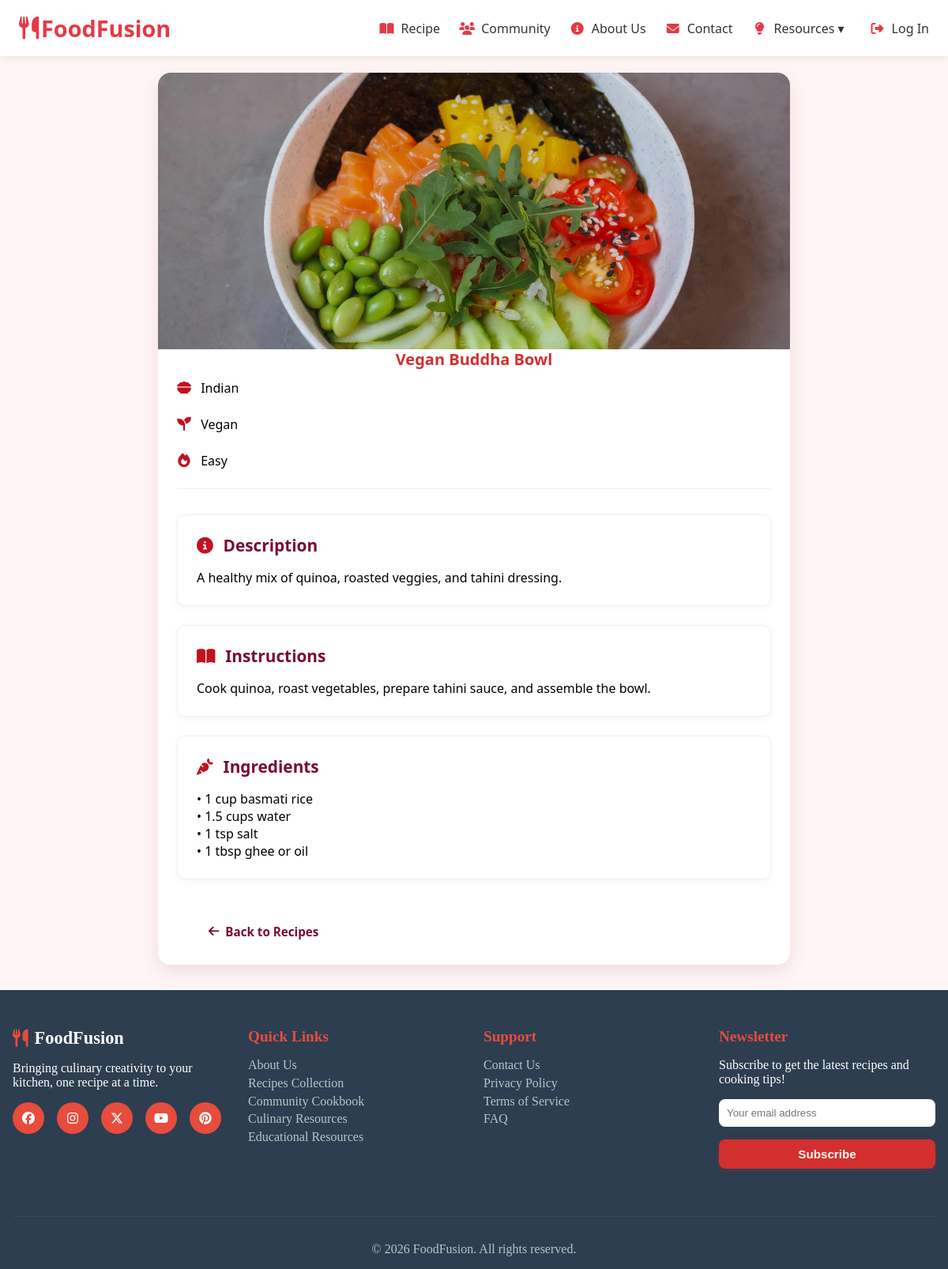
Page /view_recipe.php?recipe_id=2 on the committed database.
### tables this page shows
CREATE TABLE `recipes` (
  `recipe_id` int(11) NOT NULL,
  `title` varchar(100) NOT NULL,
  `description` text NOT NULL,
  `ingredients` text DEFAULT NULL,
  `instructions` text DEFAULT NULL,
  `difficulty_id` int(11) DEFAULT NULL,
  `cuisine_id` int(11) DEFAULT NULL,
  `dietary_id` int(11) DEFAULT NULL,
  `is_featured` tinyint(1) DEFAULT 0,
  `is_trend` tinyint(1) DEFAULT 0,
  `image_url` varchar(255) DEFAULT NULL,
  `created_at` timestamp NOT NULL DEFAULT current_timestamp() ON UPDATE current_timestamp()
);

CREATE TABLE `cuisines` (
  `cuisine_id` int(11) NOT NULL,
  `name` varchar(100) NOT NULL
);

CREATE TABLE `dietary_preferences` (
  `dietary_id` int(11) NOT NULL,
  `preference` varchar(50) NOT NULL
);

CREATE TABLE `difficulties` (
  `difficulty_id` int(11) NOT NULL,
  `label` varchar(20) NOT NULL
);

### view_recipe.php (the view, shortened to what this page needs)
<?php
include './include/db_config.php';
$recipe_id = $_GET['recipe_id'] ?? null;
$stmt = $conn->prepare("
  SELECT r.*,
         c.name AS cuisine_name,
         d.preference AS dietary_name,
         l.label AS difficulty_label
  FROM recipes r
  LEFT JOIN cuisines c ON r.cuisine_id = c.cuisine_id
  LEFT JOIN dietary_preferences d ON r.dietary_id = d.dietary_id
  LEFT JOIN difficulties l ON r.difficulty_id = l.difficulty_id
  WHERE r.recipe_id = :id
");
$stmt->execute([':id' => $recipe_id]);
$recipe = $stmt->fetch(PDO::FETCH_ASSOC);
include './include/header.php';
?>
<section class="view-recipe">
  <div class="recipe-wrapper">
    <div class="recipe-image-container">
      <img src="<?= htmlspecialchars($recipe['image_url']) ?>" alt="<?= htmlspecialchars($recipe['title']) ?>" class="recipe-img">
    </div>
    <div class="recipe-content">
      <h1 class="recipe-title"><?= htmlspecialchars($recipe['title']) ?></h1>
      <div class="recipe-meta">
        <span><i class="fas fa-bowl-food"></i> <?= htmlspecialchars($recipe['cuisine_name']) ?></span>
        <span><i class="fas fa-seedling"></i> <?= htmlspecialchars($recipe['dietary_name']) ?></span>
        <span><i class="fas fa-fire"></i> <?= htmlspecialchars($recipe['difficulty_label']) ?></span>
      </div>
      <div class="recipe-section">
        <h2><i class="fas fa-info-circle"></i> Description</h2>
        <p><?= nl2br(htmlspecialchars($recipe['description'])) ?></p>
      </div>
      <div class="recipe-section">
        <h2><i class="fas fa-book-open"></i> Instructions</h2>
        <p><?= nl2br(htmlspecialchars($recipe['instructions'])) ?></p>
      </div>
      <?php if (!empty($recipe['ingredients'])): ?>
        <div class="recipe-section">
          <h2><i class="fas fa-carrot"></i> Ingredients</h2>
          <p><?= nl2br(htmlspecialchars($recipe['ingredients'])) ?></p>
        </div>
      <?php endif; ?>
      <a href="recipe_collection.php" class="back-btn"><i class="fas fa-arrow-left"></i> Back to Recipes</a>
    </div>
  </div>
</section>
<?php include './include/footer.php'; ?>

### css/style.css (style rules this page uses)
* { margin: 0; padding: 0; box-sizing: border-box; }
body { padding-top: 60px; }
html { scroll-behavior: smooth; }
.recipe-image-container { height: 180px; overflow: hidden; }
.recipe-meta { display: flex; flex-direction: column; gap: 0.5rem; margin-bottom: 1rem; }
.recipe-meta i { color: #c1121f; width: 18px; text-align: center; }
.view-recipe { display: flex; justify-content: center; padding: 2rem 1.5rem; background-color: #fff5f5; font-family: 'Segoe UI', Tahoma, Geneva, Verdana, sans-serif; min-height: 100vh; }
.recipe-wrapper { background: #ffffff; max-width: 800px; width: 100%; border-radius: 16px; overflow: hidden; box-shadow: 0 8px 24px rgba(122, 12, 46, 0.1); }
.back-btn { display: inline-flex; align-items: center; font-size: 0.95rem; color: #7a0c2e; text-decoration: none; margin: 1.5rem; font-weight: 600; transition: all 0.3s ease; padding: 0.5rem 1rem; border-radius: 6px; }
.back-btn i { margin-right: 8px; transition: transform 0.3s ease; }
.recipe-image-container { width: 100%; height: 350px; overflow: hidden; position: relative; }
.recipe-img { width: 100%; height: 100%; object-fit: cover; transition: transform 0.5s ease; }
.recipe-title { font-size: 2rem; color: #2b2d42; margin-bottom: 1rem; text-align: center; font-weight: 700; line-height: 1.3; }
.recipe-meta { display: flex; justify-content: center; gap: 1.5rem; flex-wrap: wrap; margin-bottom: 2rem; padding-bottom: 1.5rem; border-bottom: 1px solid #f0f0f0; }
.recipe-meta i { margin-right: 0.5rem; color: #c1121f; font-size: 1.1rem; }
.recipe-content { padding: 0 2rem 2rem; }
.recipe-section { background-color: #fff; border-radius: 10px; padding: 1.5rem; margin-bottom: 1.5rem; box-shadow: 0 2px 8px rgba(122, 12, 46, 0.05); border: 1px solid #f0f0f0; }
.recipe-section h2 { font-size: 1.3rem; margin-bottom: 1rem; color: #7a0c2e; display: flex; align-items: center; gap: 0.8rem; font-weight: 600; }
.recipe-section h2 i { color: #c1121f; }
.recipe-content { padding: 0 1.5rem; }
.recipe-title { font-size: 1.25rem; margin: 0 0 0.75rem; color: #d32f2f; }

### rows in the picture
recipes: image_url (picture), title "Vegan Buddha Bowl", cuisine.name "Indian", dietary.preference "Vegan", difficulty.label "Easy", description "A healthy mix of quinoa, roasted veggies, and tahini dressing.", instructions "Cook quinoa, roast vegetables, prepare tahini sauce, and assemble the bowl.", ingredients "• 1 cup basmati rice • 1.5 cups water • 1 tsp salt • 1 tbsp ghee or oil"
